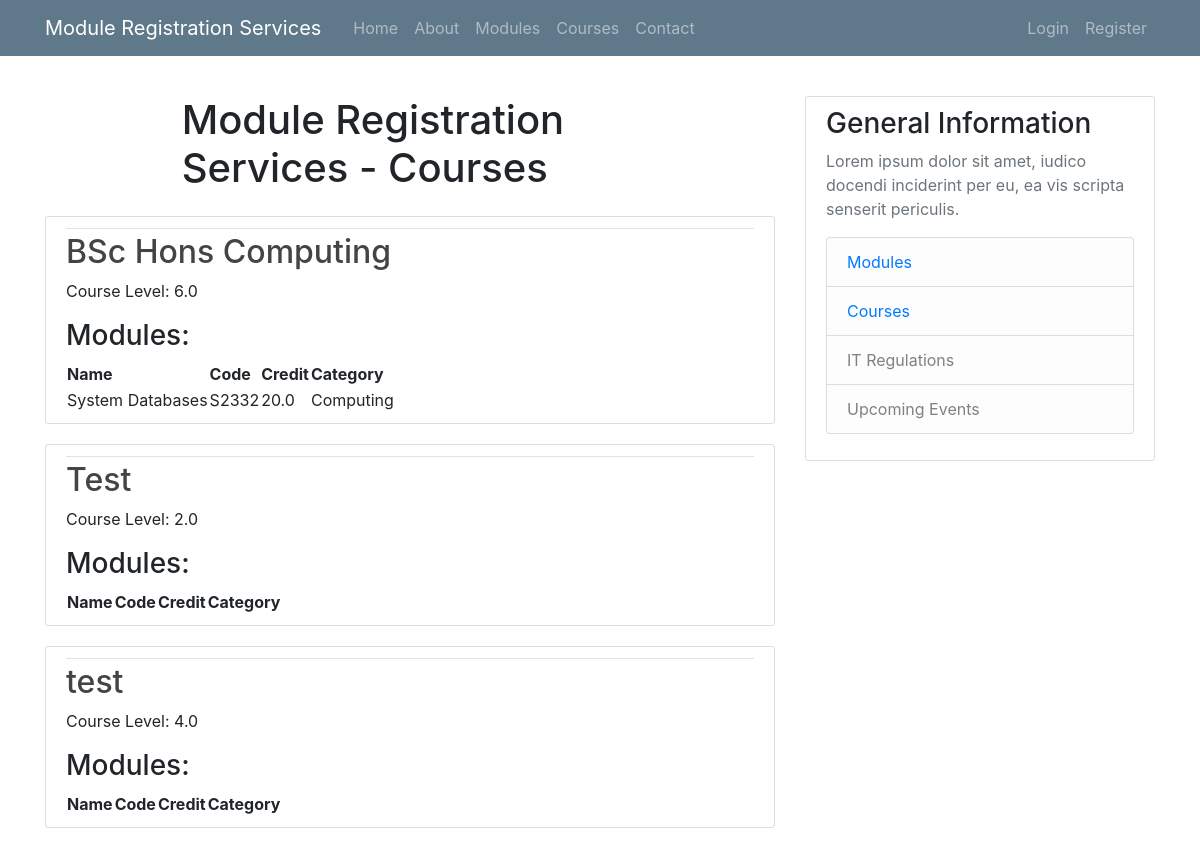
/course, run on an earlier commit of the app's database.
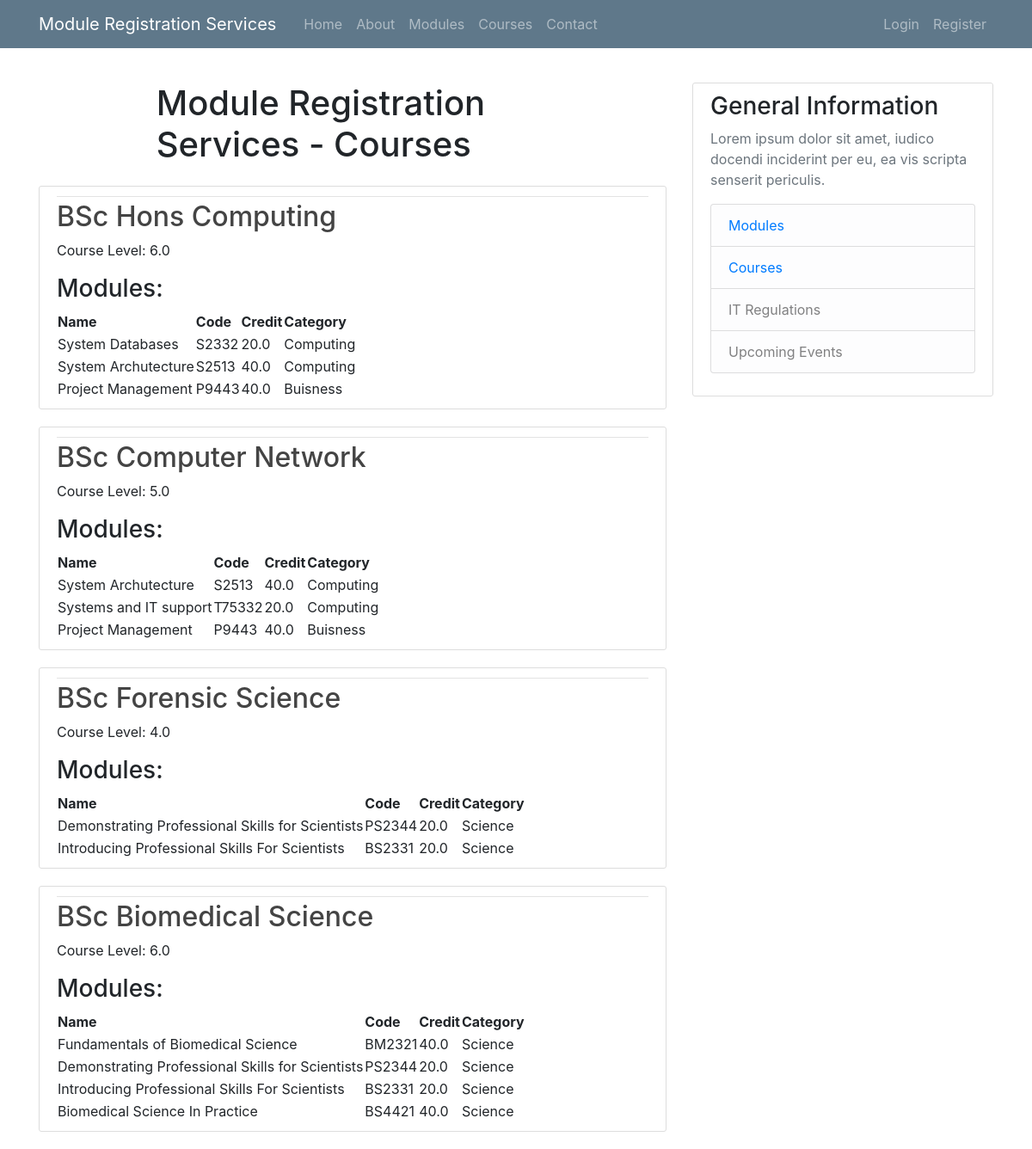
And on a later commit of the database.
### mrreporting/models.py (models this page shows, shortened)
class Course(models.Model):
    name = models.CharField(max_length=255)
    code = models.CharField(max_length=10)
    level = models.FloatField()
    students = models.ManyToManyField('auth.User', related_name='courses')
    description = models.TextField()
    def __str__(self):
        return self.name

class Module(models.Model):
    name = models.CharField(max_length=255)
    code = models.CharField(max_length=10)
    credit = models.FloatField()
    category = models.CharField(max_length=100)
    description = models.TextField()
    availability = models.BooleanField(default=True)
    courses_allowed = models.ManyToManyField(Course, related_name='allowed_modules')

### mrreporting/views.py (the view)
# urls.py: path('course', views.course, name = 'course'),
def course(request):
    courses = Course.objects.all()
    for course in courses:
        print(f"Course: {course.name}")
        for module in course.allowed_modules.all():
            print(f"Module: {module.name}")
    return render(request, 'mrreporting/course.html', {'courses': courses})

### mrreporting/templates/mrreporting/course.html (shortened to what this page needs)
{% extends "mrreporting/base.html" %}
{% block content %}
<div class="container">
    <div class="row">
        <div class="col-lg-8 offset-md-2">
            <h1 class="mb-4">Module Registration Services - Courses</h1>
        </div>
    </div>
</div>
{% for Course in courses %}
<article class="media content-section">
    <div class="media-body">
    <div class="article-metadata">
    </div>
    <h2><a class="article-title" href="{% url 'mrreporting:courses' code=Course.code %}">{{ Course }}</a></h2>
    <p class="article-content">Course Level: {{ Course.level }}</p>
    <h3 class="article-content">Modules:</h3>
            <table class="article-content">
                <thead>
                    <tr>
                        <th>Name</th>
                        <th>Code</th>
                        <th>Credit</th>
                        <th>Category</th>
                    </tr>
                </thead>
                <tbody>
                    {% for module in Course.allowed_modules.all %}
                        <tr>
                            <td>{{ module.name }}</td>
                            <td>{{ module.code }}</td>
                            <td>{{ module.credit }}</td>
                            <td>{{ module.category }}</td>
                        </tr>
                    {% endfor %}
                </tbody>
            </table>
        </div>
    </article>
    {% endfor %}
{% endblock content %}

What changed in the data, as far as the page shows it:
removed Course: name "Test", level "2.0"
removed Course: name "test", level "4.0"
added Module: name "System Archutecture", code "S2513", credit "40.0", category "Computing"
added Module: name "Project Management", code "P9443", credit "40.0", category "Buisness"
added Course: name "BSc Computer Network", level "5.0"
added Module: name "Systems and IT support", code "T75332", credit "20.0", category "Computing", shown under "BSc Computer Network"
added Course: name "BSc Forensic Science", level "4.0"
added Module: name "Demonstrating Professional Skills for Scientists", code "PS2344", credit "20.0", category "Science"
added Module: name "Introducing Professional Skills For Scientists", code "BS2331", credit "20.0", category "Science"
added Course: name "BSc Biomedical Science", level "6.0"
added Module: name "Fundamentals of Biomedical Science", code "BM2321", credit "40.0", category "Science", shown under "BSc Biomedical Science"
added Module: name "Biomedical Science In Practice", code "BS4421", credit "40.0", category "Science", shown under "BSc Biomedical Science"
